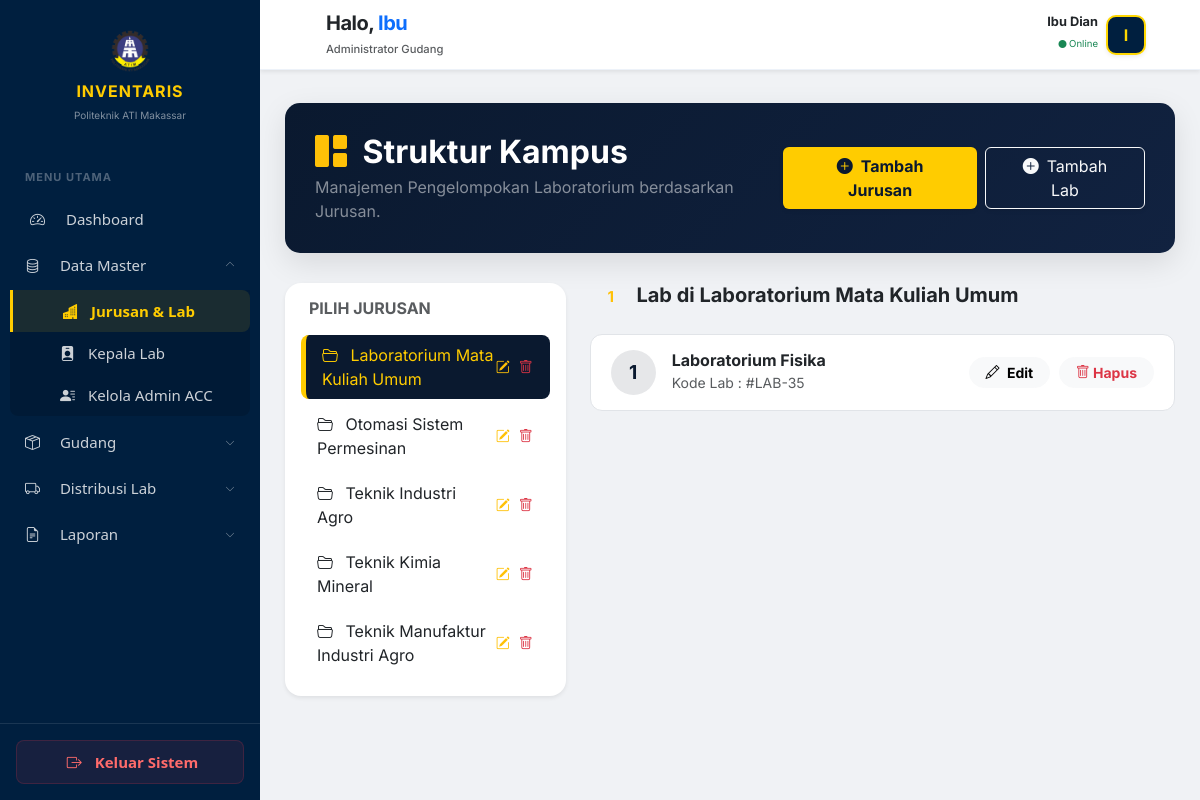
Screenshot of /modules/bahan-praktek/jurusan.php (signed in) with the database file from the repository.
### tables this page shows
CREATE TABLE `jurusan` (
  `id_jurusan` int NOT NULL,
  `nama_jurusan` varchar(100) DEFAULT NULL
);

CREATE TABLE `lab` (
  `id_lab` int NOT NULL,
  `id_jurusan` int DEFAULT NULL,
  `nama_lab` varchar(100) DEFAULT NULL
);

### modules/bahan-praktek/jurusan.php (the view, shortened to what this page needs)
<?php
include "../../config/auth.php";
?>
<!DOCTYPE html>
<html lang="id">
<head>
    <link href="https://cdn.jsdelivr.net/npm/bootstrap@5.3.0/dist/css/bootstrap.min.css" rel="stylesheet">
    <link rel="stylesheet" href="https://cdn.jsdelivr.net/npm/bootstrap-icons@1.11.1/font/bootstrap-icons.css">
    <link href="../../assets/css/style.css" rel="stylesheet">
</head>
<body>
    <?php include "../../includes/sidebar.php"; ?>
        <main class="p-3 p-md-4" style="margin-top: 30px;"></main>
    <div class="main-content" style="margin-left: 260px; padding: 25px;">
        <?php include "../../includes/header.php"; ?>
        <div class="header-section d-flex justify-content-between align-items-center">
            <div>
                <h2 class="fw-bold mb-1"><i class="bi bi-grid-1x2-fill me-2 text-warning"></i> Struktur Kampus</h2>
                <p class="mb-0 text-white-50">Manajemen Pengelompokan Laboratorium berdasarkan Jurusan.</p>
            </div>
            <div class="d-flex gap-2">
                <button class="btn btn-gold px-4 shadow-sm" data-bs-toggle="modal" data-bs-target="#modalJurusan">
                    <i class="bi bi-plus-circle-fill me-2"></i>Tambah Jurusan
                </button>
                <button class="btn btn-outline-light px-4 shadow-sm" data-bs-toggle="modal" data-bs-target="#modalLab">
                    <i class="bi bi-plus-circle-fill me-2"></i>Tambah Lab
                </button>
            </div>
        </div>
        <div class="row">
            <div class="col-md-4">
                <div class="card border-0 shadow-sm p-3 rounded-4">
                    <h6 class="fw-bold text-muted mb-3 px-2">PILIH JURUSAN</h6>
                    <div class="list-group list-group-flush" id="list-tab" role="tablist">
                        <?php
                        $no_j = 0;
                        $qj = mysqli_query($conn, "SELECT * FROM jurusan ORDER BY nama_jurusan ASC");
                        while($rj = mysqli_fetch_assoc($qj)):
                            $active = ($no_j == 0) ? "active" : "";
                        ?>
                        <div class="list-group-item list-group-item-action <?= $active ?> d-flex justify-content-between align-items-center"
                           id="list-j-<?= $rj['id_jurusan'] ?>-list"
                           data-bs-toggle="list"
                           role="tab"
                           href="#list-j-<?= $rj['id_jurusan'] ?>">
                            <span><i class="bi bi-folder2-open me-2"></i> <?= $rj['nama_jurusan'] ?></span>
                            <div class="btn-group">
                                <button class="btn btn-sm text-warning p-0 me-2" data-bs-toggle="modal" data-bs-target="#editJurusan<?= $rj['id_jurusan'] ?>"><i class="bi bi-pencil-square"></i></button>
                                <button class="btn btn-sm text-danger p-0" onclick="hapusData(<?= $rj['id_jurusan'] ?>, 'jurusan')"><i class="bi bi-trash"></i></button>
                            </div>
                        </div>
                        <?php $no_j++; endwhile; ?>
                    </div>
                </div>
            </div>
            <div class="col-md-8">
                <div class="tab-content" id="nav-tabContent">
                    <?php
                    $no_c = 0;
                    mysqli_data_seek($qj, 0);
                    while($rj = mysqli_fetch_assoc($qj)):
                        $active_pane = ($no_c == 0) ? "show active" : "";
                        $id_j = $rj['id_jurusan'];
                        $q_lab = mysqli_query($conn, "SELECT * FROM lab WHERE id_jurusan = '$id_j' ORDER BY nama_lab ASC");
                    ?>
                    <div class="tab-pane fade <?= $active_pane ?>" id="list-j-<?= $rj['id_jurusan'] ?>" role="tabpanel">
                        <div class="d-flex justify-content-between align-items-center mb-3 px-2">
                            <h5 class="fw-bold text-navy-deep">
                                <span class="badge bg-navy-deep text-warning me-2"><?= mysqli_num_rows($q_lab) ?></span>
                                Lab di <?= $rj['nama_jurusan'] ?>
                            </h5>
                        </div>
                        <?php if(mysqli_num_rows($q_lab) > 0): ?>
                            <?php $no_lab = 1; while($rl = mysqli_fetch_assoc($q_lab)): ?>
                            <div class="lab-item d-flex justify-content-between align-items-center">
                                <div class="d-flex align-items-center">
                                    <div class="icon-circle me-3"><?= $no_lab++ ?></div>
                                    <div>
                                        <h6 class="mb-0 fw-bold"><?= $rl['nama_lab'] ?></h6>
                                        <small class="text-muted">Kode Lab : #LAB-<?= $rl['id_lab'] ?></small>
                                    </div>
                                </div>
                                <div>
                                    <button class="btn btn-sm btn-light rounded-pill px-3 me-1 fw-bold" data-bs-toggle="modal" data-bs-target="#editLab<?= $rl['id_lab'] ?>">
                                        <i class="bi bi-pencil me-1"></i> Edit
                                    </button>
                                    <button class="btn btn-sm btn-light rounded-pill px-3 text-danger fw-bold" onclick="hapusData(<?= $rl['id_lab'] ?>, 'lab')">
                                        <i class="bi bi-trash"></i> Hapus
                                    </button>
                                </div>
                            </div>
                            <?php endwhile; ?>
                        <?php endif; ?>
                    </div>
                    <?php $no_c++; endwhile; ?>
                </div>
            </div>
        </div>
    </div>
</body>
</html>

### assets/css/style.css (style rules this page uses)
:root { --primary-blue: #002b5c; --dark-blue: #001226; --accent-yellow: #FFD700; --text-gray: #aab7c4; --hover-bg: rgba(255, 255, 255, 0.08); --sidebar-width: 260px; }
body { font-family: 'Inter', sans-serif; background-color: #f8f9fa; margin: 0; overflow-x: hidden; }

### modules/bahan-praktek/jurusan.php (style rules this page uses)
:root { --navy-deep: #0a192f; --gold-accent: #ffcc00; }
body { background-color: #f0f2f5; }
.list-group-item.active { background-color: var(--navy-deep) !important; border-color: var(--navy-deep) !important; color: var(--gold-accent) !important; border-left: 5px solid var(--gold-accent) !important; }
.list-group-item { border: none; margin-bottom: 5px; border-radius: 8px !important; transition: 0.3s; cursor: pointer; }
.lab-item { background: white; border-radius: 12px; padding: 15px 20px; margin-bottom: 12px; border: 1px solid #e1e4e8; transition: transform 0.2s; }
.icon-circle { width: 45px; height: 45px; background: rgba(10, 25, 47, 0.1); color: var(--navy-deep); border-radius: 50%; display: flex; align-items: center; justify-content: center; font-size: 1.2rem; font-weight: bold; }
.btn-gold { background-color: var(--gold-accent); color: var(--navy-deep); font-weight: 700; border: none; }
.header-section { background: linear-gradient(135deg, var(--navy-deep) 0%, #112240 100%); color: white; padding: 30px; border-radius: 15px; margin-bottom: 30px; box-shadow: 0 10px 30px rgba(0,0,0,0.1); }

### includes/sidebar.php (style rules this page uses)
:root { --sidebar-width: 260px; --navy-dark: #001f3f; --gold-poly: #ffcc00; --hover-bg: rgba(255, 204, 0, 0.15); --font-fixed: 15px !important; }
@media (min-width: 992px) { .main-content { margin-left: var(--sidebar-width) !important; } }

### rows the page displays
jurusan: nama_jurusan "Laboratorium Mata Kuliah Umum", mysqli_num_rows($q_lab) "1"
jurusan: nama_jurusan "Otomasi Sistem Permesinan"
jurusan: nama_jurusan "Teknik Industri Agro"
jurusan: nama_jurusan "Teknik Kimia Mineral"
jurusan: nama_jurusan "Teknik Manufaktur Industri Agro"
lab: nama_lab "Laboratorium Fisika", id_lab "35"

### other values shown
explode(' ', trim($nama_user))[0] "Ibu"
$label_welcome "Administrator Gudang"
$nama_user "Ibu Dian"
substr($nama_user, 0, 1) "I"
